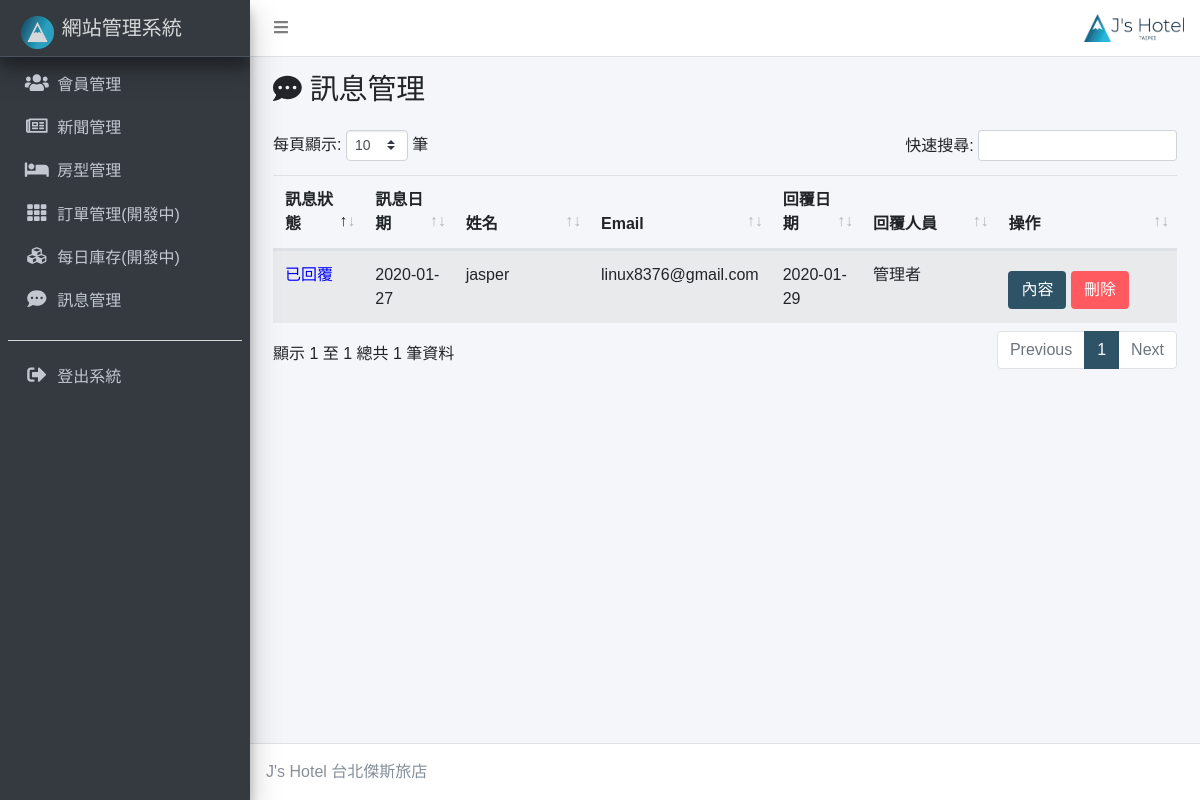
Page /admin_backend.php?go=admin_contact (signed in) on the committed database.
### tables this page shows
CREATE TABLE `contact` (
  `id` int(10) UNSIGNED NOT NULL,
  `customer_date` date NOT NULL,
  `customer_name` varchar(20) NOT NULL,
  `customer_email` varchar(30) NOT NULL,
  `customer_phone` varchar(20) NOT NULL,
  `customer_require` text NOT NULL,
  `reply_flag` int(11) NOT NULL,
  `reply_date` date NOT NULL,
  `reply_person` varchar(20) NOT NULL,
  `reply_content` text NOT NULL
);

### sql.php (called while the page is built, shortened)
<?php
$db = new PDO("mysql:host=127.0.0.1;dbname=project;charset=utf8","root","");
function select($tablename, $where)
{
    global $db;
    $sql = "SELECT * FROM " . $tablename . " where " . $where;
    return $db->query($sql)->fetchAll();
}
?>

### admin_contact.php (the view, shortened to what this page needs)
<!DOCTYPE html>
<html lang="en">
<head>
  <link rel="stylesheet" href="css/bootstrap.css">
  <link rel="stylesheet" href="css/style.css">
  <link rel="stylesheet" href="plugins/fontawsome/css/fontawesome.css">
  <link rel="stylesheet" href="plugins/datatables-bs4/css/dataTables.bootstrap4.css" />
</head>
<body>
  <section class="content-header">
    <div class="container-fluid">
      <div class="row mb-2">
        <div class="col-6">
          <h1><i class="nav-icon fas fa-comment-dots mr-2"></i>訊息管理</h1>
        </div>
      </div>
    </div>
  </section>
  <section class="content">
    <div class="container-fluid">
      <table id="contact" class="w-100 table table-striped table-hover row-border">
        <thead>
          <tr>
            <th width="10%">訊息狀態</th>
            <th width="10%">訊息日期</th>
            <th width="15%">姓名</th>
            <th width="20%">Email</th>
            <th width="10%">回覆日期</th>
            <th width="15%">回覆人員</th>
            <th width="20%">操作</th>
          </tr>
        </thead>
        <tbody>
          <?php
          $contact = select('contact', '1 ORDER BY id DESC');
          foreach ($contact as $message) {
          ?>
            <tr>
              <td>
                <?php
                if ($message['reply_flag'] == 0) {
                  echo '<p style="color:red;">新留言</p>';
                } else if ($message['reply_flag'] == 1) {
                  echo '<p style="color:blue;">已回覆</p>';
                }
                ?>
              </td>
              <td><?= $message['customer_date'] ?></td>
              <td><?= $message['customer_name'] ?></td>
              <td><?= $message['customer_email'] ?></td>
              <td><?= $message['reply_date'] ?></td>
              <td><?= $message['reply_person'] ?></td>
              <td>
                <button class="btn btn-bluegreen mt-2" onclick="op(this)">內容</button>
                <button class="btn btn-red mt-2" onclick="del(<?= $message['id'] ?>)">刪除</button>
              </td>
            </tr>
          <?php
          }
          ?>
        </tbody>
      </table>
    </div>
  </section>
  <div class="pb-3"></div>
  </div>
</body>
</html>

### css/style.css (style rules this page uses)
html,body { width: 100%; height: 100%; font-family: "Noto Sans TC", sans-serif; }
* { transition: all 0.5s; }
.btn-bluegreen { color: #fff; background-color: #2e5266; }
.btn-red { color: #fff; background-color: #ff5a5f; }

### rows in the picture
contact: reply_flag "已回覆", customer_date "2020-01-27", customer_name "jasper", customer_email "linux8376@gmail.com", reply_date "2020-01-29", reply_person "管理者"
